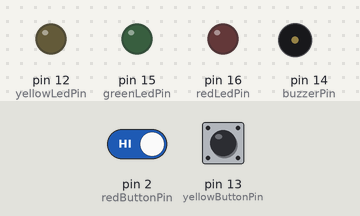
Bench run of a sketch on a simulated Arduino Uno, built with avr-gcc and run on an emulated ATmega328P. On the bench: output pins drawn as LEDs (lit = HIGH), buzzer (waves = sounding). Dashed ring = blinking. The test bench sets the inputs (shaded band); at power-on: pin 2 (redButtonPin) HIGH, pin 13 (yellowButtonPin) HIGH. Random numbers use the default seed unless the sketch sets one; what the sketch prints to the serial monitor is not drawn.

Above: at 12.1 s.
12.2 s: pin 2 (redButtonPin) driven HIGH
At 14.07 s:
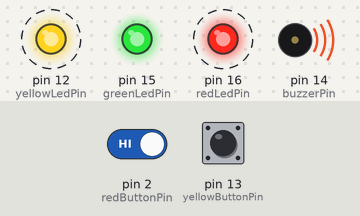
15.7 s: pin 2 (redButtonPin) driven LOW
At 19.04 s:
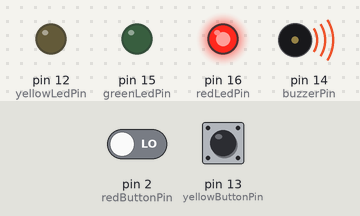
Timing chart, 0 to 26.4 s (numbered marks = the images above; inputs shaded):
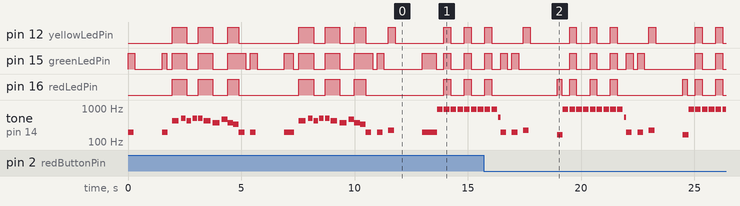

The sketch:

RaySays.ino
```cpp
// constants dont't change, used to set pin numbers:
const int buzzerPin = 14;

const int redButtonPin = 2;     // the number of the pushbutton pin
const int redLedPin =  16;      // the number of the LED pin

const int greenButtonPin = 0;
const int greenLedPin =  15;

const int yellowButtonPin = 13;
const int yellowLedPin =  12;

//tones assigned to each color
const int redTone = 165;
const int greenTone = 196;
const int yellowTone = 220;


int level = 1;
int patternArray[10]= { }; //array with 10 elements. Initialized and assigned 0 for each element
int ctrArray[3]={ 1, 1, 1 }; //array that keeps track of the total number of times each button was pressed throughout the program


// variable for reading the pushbutton status
int redButtonState = 0;
int greenButtonState = 0;
int yellowButtonState = 0;
boolean correctPattern=false;

void setup() {
  // initialize LED pins as an output:
  pinMode(buzzerPin, OUTPUT);
  pinMode(redLedPin, OUTPUT);
  pinMode(greenLedPin, OUTPUT);
  pinMode(yellowLedPin, OUTPUT);
  // initialize pushbutton pin as an input:
  pinMode(redButtonPin, INPUT);
  pinMode(greenButtonPin, INPUT);
  pinMode(yellowButtonPin, INPUT);
  Serial.begin(9600);
  Serial.println("------- Start Serial Monitor ------");
  genNextPatternKey(); //Initializes the first
}

boolean levelCleared = true;
void loop() {
  //lampMode();
  displayPattern();
  showPatternOnTerminal();
  levelCleared = userInputAndValidation();
  if( levelCleared == true ){
    letsGo();
    level++;
    genNextPatternKey();
    Serial.println("Level Cleared is: " + (String)levelCleared);
  } else if ( levelCleared == false){
    youLose();
  }

}//end loop method

void youLose(){
  for(int i = 0; i<3; i++){
    tone(buzzerPin, 912, 250);
    delay(300);
    tone(buzzerPin, 535, 250);
    turnLightsOn();
    tone(buzzerPin, 912, 250);
    delay(300);
    tone(buzzerPin, 535, 250);
    turnLightsOff();
    tone(buzzerPin, 912, 250);
    delay(300);
    tone(buzzerPin, 535, 250);
  }
  delay(100);
}

void showPatternOnTerminal(){
  int n = 0;
  for(int i = 0; i < (sizeof(patternArray) / sizeof(patternArray[0])); i++){
    n = patternArray[i];
    switch(n){
      case 1:
        Serial.print(" R,");
        break;
      case 2:
        Serial.print(" G,");
        break;
      case 3:
        Serial.print(" Y,");
        break;
      default:
        //if nothing matches do nothing
        break;
    } //end switch statement
    delay(100);
  } //end for loop
} //end method showPatternOnTermnial

void turnLightsOn(){
  //digitalWrite(blueLedPin,HIGH);
  digitalWrite(redLedPin,HIGH);
  digitalWrite(greenLedPin,HIGH);
  digitalWrite(yellowLedPin,HIGH);
}

void turnLightsOff(){
  //digitalWrite(blueLedPin,LOW);
  digitalWrite(redLedPin,LOW);
  digitalWrite(greenLedPin,LOW);
  digitalWrite(yellowLedPin,LOW);
}

void letsGo(){
  delay(200);
  turnLightsOn();
  tone(buzzerPin,415,300); //G#
  delay(400);
  tone(buzzerPin,493,200); //B4
  delay(250);
  turnLightsOff();
  tone(buzzerPin,415,200); //G#
  delay(250);
  tone(buzzerPin,493,200); //B4
  delay(250);
  turnLightsOn();
  tone(buzzerPin,493,200); //B4
  delay(250);
  tone(buzzerPin,415,300); //G#
  delay(400);
  turnLightsOff();
  tone(buzzerPin,369,300); //F#
  delay(400);
  tone(buzzerPin,466,250); //A#
  delay(250);
  turnLightsOn();
  tone(buzzerPin,369,250); //F#
  delay(250);
  tone(buzzerPin,329,250); //E
  delay(250);
  turnLightsOff();
}

void displayPattern(){
  //method that sends the current pattern that must be input to continue the game
  int n = 0;
  for(int i = 0; i < (sizeof(patternArray) / sizeof(patternArray[0])); i++){
    n = patternArray[i];
    switch(n){
      case 1:
        tone(buzzerPin, redTone, 250);
        digitalWrite(redLedPin,HIGH);
        delay(300);
        digitalWrite(redLedPin,LOW);
        delay(200);
        break;
      case 2:
        tone(buzzerPin, greenTone, 250);
        digitalWrite(greenLedPin,HIGH);
        delay(300);
        digitalWrite(greenLedPin,LOW);
        delay(200);
        break;
      case 3:
        //send power to LED and ring buzzer
        tone(buzzerPin, yellowTone, 250);
        digitalWrite(yellowLedPin,HIGH);
        delay(300);
        digitalWrite(yellowLedPin,LOW);
        delay(200);
        break;
      default:
        //if nothing matches do nothing
        break;
    } //end switch statement
  } //end for loop
}//end displayPattern method


void genNextPatternKey(){
  int nextKey = random(1,4); //generate a random number between 1 and 3
  Serial.println("nextKey");
  patternArray[level-1]=nextKey;
}//end method appendToBasePattern


boolean userInputAndValidation(){
  //method
  boolean inputMatching = true;
  int input; //holds user input
  int ctr = 0; //used as array pointer
  int currentKey = 0; //holds current pattern key (where pointer is)

  //while user input matches pattern, continue to next key.
  while( inputMatching == true && ctr < level ){
    delay(.01);
    input = 0; //resets input to zero after each outer while loop
    currentKey = patternArray[ctr];
    while( input == 0 ){
      delay(.01);
      input = checkButtonStates();
    }
    if( input != currentKey ){
      inputMatching = false;
      // break out of while loop when user input doesn't match
    }
    ctr++;
  } //end while loop
  Serial.println("-------------------------------------End of userInputAndValidation -----------------------------------------\n");
  return inputMatching; // Note: Anything after this return will not be executed. Method will end at this line.
} //end method userInput&Validation()


int checkButtonStates(){
  // check for any state changes on the 3 buttons
  redButtonState = digitalRead(redButtonPin);
  greenButtonState = digitalRead(greenButtonPin);
  yellowButtonState = digitalRead(yellowButtonPin);

  if ( redButtonState == LOW ) {
    // turn LED on:
    ctrArray[1] += 1;
    Serial.print("Pressed Red ");
    Serial.println(ctrArray[1]);
    tone(buzzerPin, redTone, 250);
    digitalWrite(redLedPin, HIGH);
    delay(200);
    digitalWrite(redLedPin, LOW);
    return(1);
  } else if ( greenButtonState == LOW ) {
    // turn LED on:
    ctrArray[2] += 1;
    Serial.print("Pressed Green ");
    Serial.println(ctrArray[2]);
    tone(buzzerPin, greenTone, 250);
    digitalWrite(greenLedPin, HIGH);
    delay(200);
    digitalWrite(greenLedPin, LOW);
    return(2);
  } else if ( yellowButtonState == LOW ) {
    // turn LED on:
    ctrArray[3] += 1;
    Serial.print("Pressed yellow ");
    Serial.println(ctrArray[3]);
    tone(buzzerPin, yellowTone, 250);
    digitalWrite(yellowLedPin, HIGH);
    delay(200);
    digitalWrite(yellowLedPin, LOW);
    return(3);
  } else {
    //return 0 if no state changes where detected on the cycle
    return 0;
  }
}//end method checkButtonStates


// --------------------------- Extra Feature ----------------------------
void lampMode(){
  // read the state of the pushbutton value:
  redButtonState = digitalRead(redButtonPin);
  greenButtonState = digitalRead(greenButtonPin);
  yellowButtonState = digitalRead(yellowButtonPin);

  if ( redButtonState == LOW ) {
    // turn LED on:
    ctrArray[1] += 1;
    Serial.print("Pressed Red ");
    Serial.println(ctrArray[1]);
    tone(buzzerPin, redTone, 250);
    if ( ctrArray[1]%2==0 ) {
      //turn on red LED if ctr is even
      digitalWrite(redLedPin, HIGH);
    } else if( ctrArray[1]%2!=0 ) {
      // turn off red LED if ctr is not even
      digitalWrite(redLedPin, LOW);
    }
    delay(200);
  }

  if ( greenButtonState == LOW ) {
    // turn LED on:
    ctrArray[2] += 1;
    Serial.print("Pressed Green ");
    Serial.println(ctrArray[2]);
    tone(buzzerPin, greenTone, 250);
    if ( ctrArray[2]%2==0 ) {
      //turn on green LED if ctr is even
      digitalWrite(greenLedPin, HIGH);
    } else if( ctrArray[2]%2!=0 ) {
      // turn off green LED if ctr is not even
      digitalWrite(greenLedPin, LOW);
    }
    delay(200);
  }

  if ( yellowButtonState == LOW ) {
    // turn LED on:
    ctrArray[3] += 1;
    Serial.print("Pressed yellow ");
    Serial.println(ctrArray[3]);
    tone(buzzerPin, yellowTone, 250);
    if ( ctrArray[3]%2==0 ) {
      //turn on yellow LED if ctr is even
      digitalWrite(yellowLedPin, HIGH);
    } else if( ctrArray[3]%2!=0 ) {
      // turn off yellow LED if ctr is not even
      digitalWrite(yellowLedPin, LOW);
    }
    delay(200);
  }
}//end method lampMode
```

Measured:
- by itself, pin 15 (greenLedPin): moves between LOW and HIGH, repeating every 5.6 s
- by itself, tone on pin 14 (buzzerPin): plays 196 Hz for 0.25 s, 196 Hz for 0.25 s, 415 Hz for 0.30 s, 493 Hz for 0.20 s, 415 Hz for 0.20 s, 493 Hz for 0.20 s … (28 notes in this stretch)
